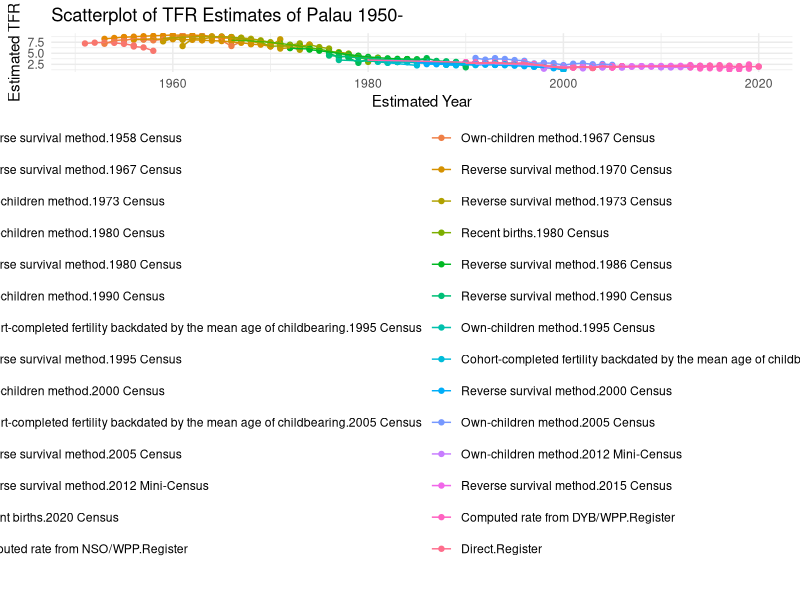

The R script that drew this image:
## ---- chunk 1
library(tidyverse)
## ---- chunk 2
data = read_csv("data/tfr_estimates.csv") %>%
  as_tibble()
## ---- chunk 3
# create the scatter plot
ggplot(data, aes(x = estimated_year,
                 y = estimated_tfr,
                 color = interaction(estimate_method,
                                     data_source))) +
  geom_point() +
  geom_line() +
  labs(x = "Estimated Year",
       y = "Estimated TFR",
       title = "Scatterplot of TFR Estimates of Palau 1950-",
       color = "") +
  theme_minimal() +
  theme(legend.position = "bottom",
        legend.box="vertical", legend.margin=margin()) +
    guides(color=guide_legend(nrow=15, byrow=TRUE))
